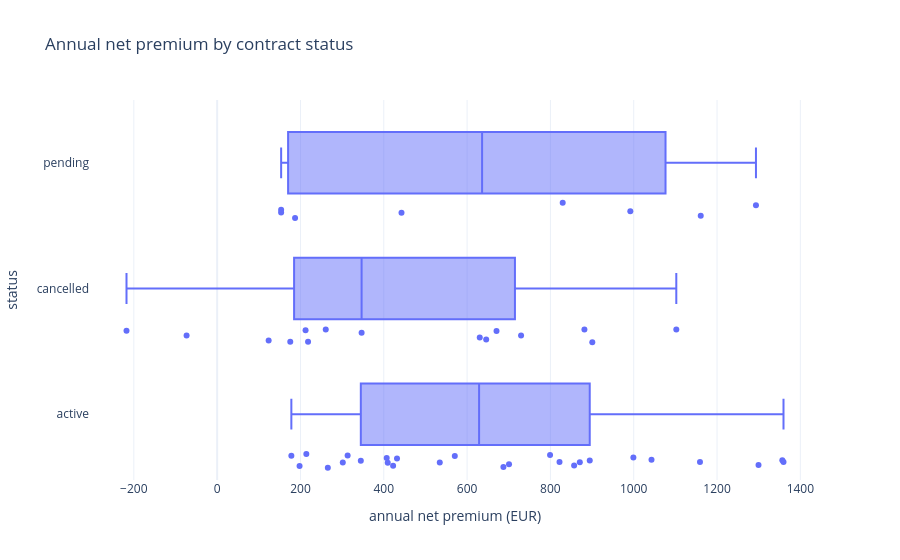

The cell this chart's notebook holds for it:
### Code cell
fig = px.box(
    conv,
    x="premium",
    y="status",
    points="all",
    hover_data=["conversion_id"],
    title="Annual net premium by contract status",
    labels={"premium": "annual net premium (EUR)"},
)
fig.show()

conv.loc[conv["premium"].isna(), ["conversion_id", "lead_id", "status"]]

### Figure 1 — Plotly figure (JSON) as saved in the notebook; plotly's stock layout.template omitted (floating-point values rounded to 4 significant figures)
{"data": [{"alignmentgroup": "True", "boxpoints": "all", "customdata": [[5036], [5021], [5001], [5030], [5041], [5037], [5017], [5048], [5028], [5047], [5042], [5043], [5016], [5039], [5004], [5018], [5040], [5029], [5008], [5020], [5050], [5002], [5046], [5024], [5031], [5026], [5020], [5038], [5023], [5027], [5006], [5011], [5044], [5025], [5045], [5049], [5003], [5034], [5035], [5033], [5007], [5019], [5005], [5010], [5009], [5015], [5013], [5032], [5022], [5014], [5012]], "hovertemplate": "annual net premium (EUR)=%{x}<br>status=%{y}<br>conversion_id=%{customdata[0]}<extra></extra>", "legendgroup": "", "marker": {"color": "#636efa"}, "name": "", "notched": false, "offsetgroup": "", "orientation": "h", "showlegend": false, "type": "box", "x": [422.4, 1300.0, 431.8, 212.3, 218.2, 346.8, 1360.0, 1293.0, 1102.0, 442.6, 829.5, 894.4, 645.8, 313.2, 260.7, 407.0, 570.5, 344.9, 197.9, 153.6, 1161.0, 870.6, 187.0, NaN, 857.0, 265.7, 153.6, 991.9, 700.7, 178.1, 729.6, 670.7, -73.36, 687.2, 900.5, 881.6, 123.6, -217.6, 799.2, NaN, 175.5, 409.5, 534.4, 821.9, 214.1, 1159.0, 630.4, 1357.0, 301.6, 999.1, 1043.0], "x0": " ", "xaxis": "x", "y": ["active", "active", "active", "cancelled", "cancelled", "cancelled", "active", "pending", "cancelled", "pending", "pending", "active", "cancelled", "active", "cancelled", "active", "active", "active", "active", "pending", "pending", "active", "pending", "active", "active", "active", "pending", "pending", "active", "active", "cancelled", "cancelled", "cancelled", "active", "cancelled", "cancelled", "cancelled", "cancelled", "active", "cancelled", "cancelled", "active", "active", "active", "active", "active", "cancelled", "active", "active", "active", "active"], "y0": " ", "yaxis": "y"}], "layout": {"boxmode": "group", "legend": {"tracegroupgap": 0}, "title": {"text": "Annual net premium by contract status"}, "xaxis": {"anchor": "y", "domain": [0.0, 1.0], "title": {"text": "annual net premium (EUR)"}}, "yaxis": {"anchor": "x", "domain": [0.0, 1.0], "title": {"text": "status"}}}}
